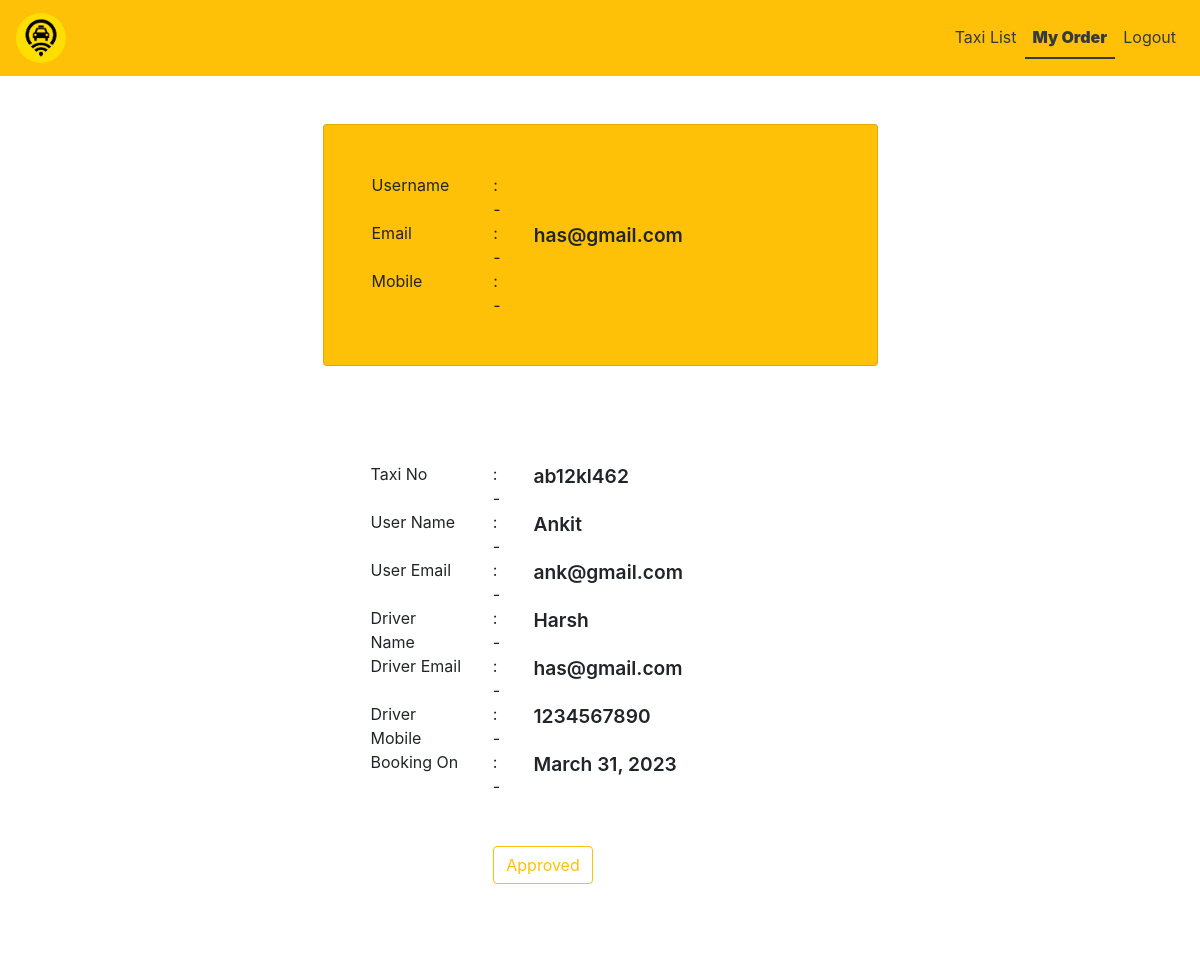
/driverbookingapproval/28/ (signed in), run on the app's committed database.
### app1/models.py (models this page shows, shortened)
class DriverRegisteration(models.Model):
    name=models.CharField(max_length=30,null=True)
    mobile=models.CharField(max_length=30,null=True)
    email=models.EmailField()
    password=models.CharField(max_length=30,null=True)
    badge_number=models.CharField(max_length=20,unique=True,null=True)

class TaxiBooking(models.Model):
    user=models.ForeignKey(Registeration,null=True,on_delete=models.CASCADE)
    taxi=models.ForeignKey(TaxiDetails,null=True,on_delete=models.CASCADE)
    booked_time=models.DateField(null=True,auto_now_add=True)
    is_booked=models.BooleanField(default=False)
    is_finished=models.BooleanField(default=False)

class TaxiDetails(models.Model):
    taxi_no=models.CharField(max_length=15,null=True)
    driver=models.ForeignKey(DriverRegisteration,on_delete=models.CASCADE)
    source=models.CharField(max_length=40,null=True)
    destination=models.CharField(max_length=40,null=True)
    price=models.IntegerField(null=True)
    is_booked=models.BooleanField(default=False)
    is_accepted=models.BooleanField(default=False)
    def __str__(self) -> str:
        return self.taxi_no

class Registeration(models.Model):
    name=models.CharField(max_length=30,null=True)
    mobile=models.CharField(max_length=30,null=True)
    email=models.EmailField()
    password=models.CharField(max_length=30,null=True)
    city=models.CharField(max_length=40,null=True)
    country=models.CharField(max_length=40,null=True)
    pincode=models.CharField(max_length=30,null=True)

### app1/views.py (the view, shortened to what this page needs)
# urls.py: path('driverbookingapproval/<int:id>/',driverbookingapproval,name='driverbookingapproval'),
def driverbookingapproval(request,id):
    if 'email' in request.session.keys():
        driver=DriverRegisteration.objects.get(email=request.session['email'])
        model=TaxiBooking.objects.get(id=id)
        taxi_model=TaxiDetails.objects.get(driver=driver)
        return render(request,'driverbookingapproval.html',{'driver':driver,'model':model})
    else:
        return redirect('driversignin')

### app1/templates/driverbookingapproval.html (shortened to what this page needs)
{% load static %}
<!DOCTYPE html>
<html lang="en">
  <head>
    <link
      rel="stylesheet"
      href="https://cdn.jsdelivr.net/npm/bootstrap@4.6.2/dist/css/bootstrap.min.css" />
    <link
      rel="stylesheet"
      href="https://cdnjs.cloudflare.com/ajax/libs/font-awesome/4.7.0/css/font-awesome.min.css" />
  </head>
  <body>
    <nav class="navbar navbar-expand-md bg-warning navbar-light">
      <a class="navbar-brand text-dark" href="/search/"
        ><img
          src="{% static  'img/logo.png'%}"
          style="border-radius: 50%; height: 50px; width: 50px"
      /></a>
      <div class="collapse navbar-collapse" id="collapsibleNavbar">
        <ul class="navbar-nav ml-auto">
          <li class="nav-item">
            <a class="nav-link text-dark" href="/search/">Taxi List</a>
          </li>
          <li class="nav-item">
            <a class="nav-link text-dark" id="active" href="/myorder/"
              >My Order</a
            >
          </li>
          {% if 'email1' in request.session %}
          <li class="nav-item">
            <a class="nav-link text-dark" href="/logout/">Logout</a>
          </li>
          {% elif 'email' in request.session %}
          <li class="nav-item">
            <a class="nav-link text-dark" href="/driverlogout/">Logout</a>
          </li>
          {% else %}
          <li class="nav-item">
            <a class="nav-link text-dark" href="/logout/">Login</a>
          </li>
          {% endif %}
        </ul>
      </div>
    </nav>
    <div class="container mt-5">
      <div class="card col-md-6 m-auto p-5 bg-warning">
        {% if 'email' in request.session %}
        <div class="row">
          <div class="col-md-3">Username</div>
          <div class="col-md-1">:-</div>
          <div class="col-md-8 display">{{ user.name }}</div>
        </div>
        <div class="row">
          <div class="col-md-3">Email</div>
          <div class="col-md-1">:-</div>
          <div class="col-md-8 display">{{request.session.email }}</div>
        </div>
        <div class="row">
          <div class="col-md-3">Mobile</div>
          <div class="col-md-1">:-</div>
          <div class="col-md-8 display">{{ user.mobile }}</div>
        </div>
        {% else %}
        <div></div>
        {% endif %}
      </div>
      <div class="mt-5">
        <div class="card col-md-6 m-auto p-5 border-0">
          {% if 'No data' != model %}
          <div class="row">
            <div class="col-md-3">Taxi No</div>
            <div class="col-md-1">:-</div>
            <div class="col-md-8 display">{{ model.taxi.taxi_no }}</div>
          </div>
          <div class="row">
            <div class="col-md-3">User Name</div>
            <div class="col-md-1">:-</div>
            <div class="col-md-8 display">{{ model.user.name }}</div>
          </div>
          <div class="row">
            <div class="col-md-3">User Email</div>
            <div class="col-md-1">:-</div>
            <div class="col-md-8 display">{{ model.user.email }}</div>
          </div>
          <div class="row">
            <div class="col-md-3">Driver Name</div>
            <div class="col-md-1">:-</div>
            <div class="col-md-8 display">{{ model.taxi.driver.name }}</div>
          </div>
          <div class="row">
            <div class="col-md-3">Driver Email</div>
            <div class="col-md-1">:-</div>
            <div class="col-md-8 display">{{ model.taxi.driver.email }}</div>
          </div>
          <div class="row">
            <div class="col-md-3">Driver Mobile</div>
            <div class="col-md-1">:-</div>
            <div class="col-md-8 display">{{ model.taxi.driver.mobile }}</div>
          </div>
          <div class="row">
            <div class="col-md-3">Booking On</div>
            <div class="col-md-1">:-</div>
            <div class="col-md-8 display">{{ model.booked_time }}</div>
          </div>
          <div class="card col-md-6 pt-5 pb-5 m-auto border-0 p-2">
            <form method="post">
              <button type="submit" class="btn btn-outline-warning">
                Approved
              </button>
            </form>
          </div>
          {% else %}
          <div class="text-warning"><h2>No Request</h2></div>
          {% endif %}
        </div>
      </div>
    </div>
  </body>
</html>

### app1/templates/driverbookingapproval.html (style rules this page uses)
#active { font-weight: 900; border-bottom: 2px solid; }
.display { font-size: larger; font-weight: 600; }

### data on the page
DriverRegisteration: session.email "has@gmail.com"
TaxiBooking: taxi.taxi_no "ab12kl462", user.name "Ankit", user.email "ank@gmail.com", taxi.driver.name "Harsh", taxi.driver.email "has@gmail.com", taxi.driver.mobile "1234567890", booked_time "March 31, 2023"
